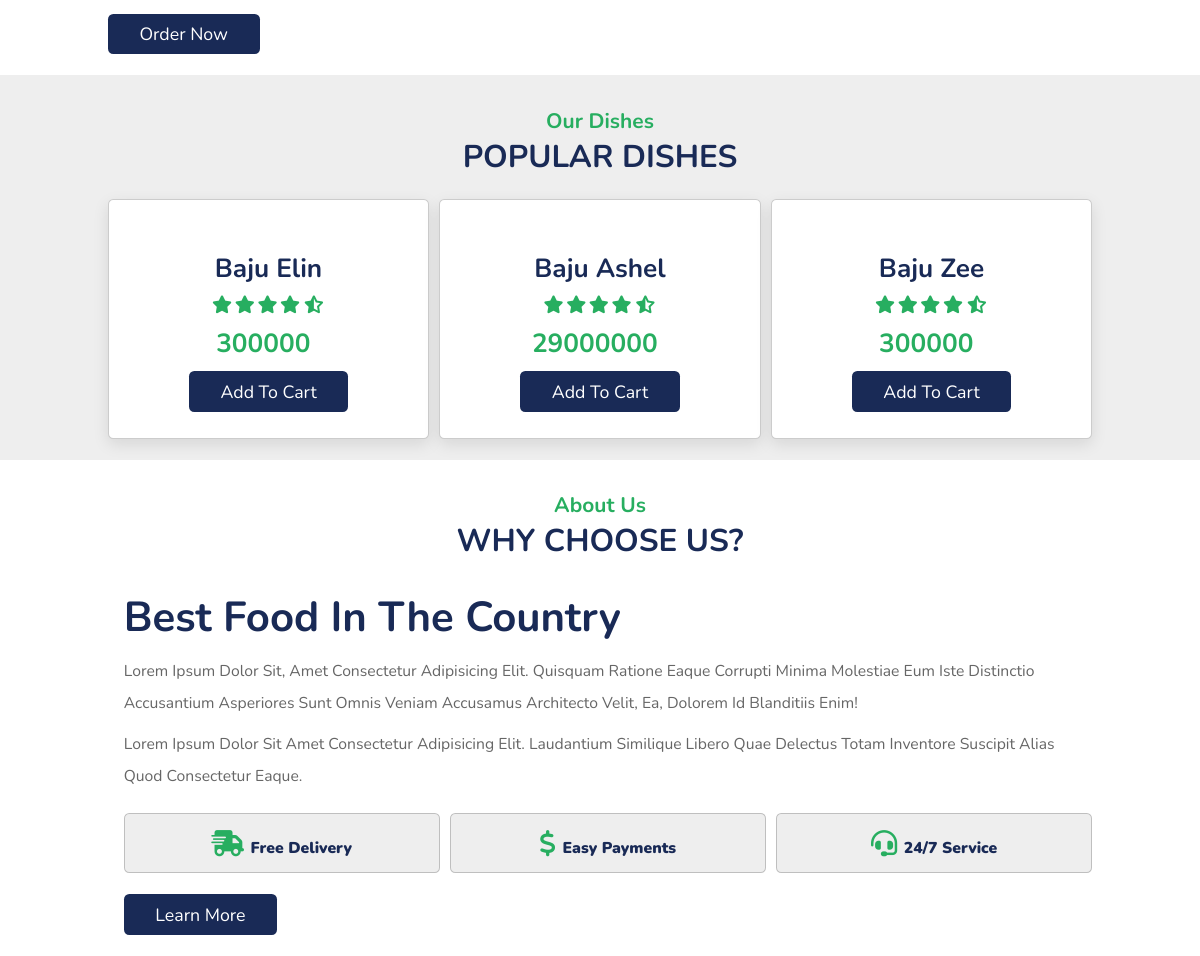
Before: / (lower part) with the older database file.
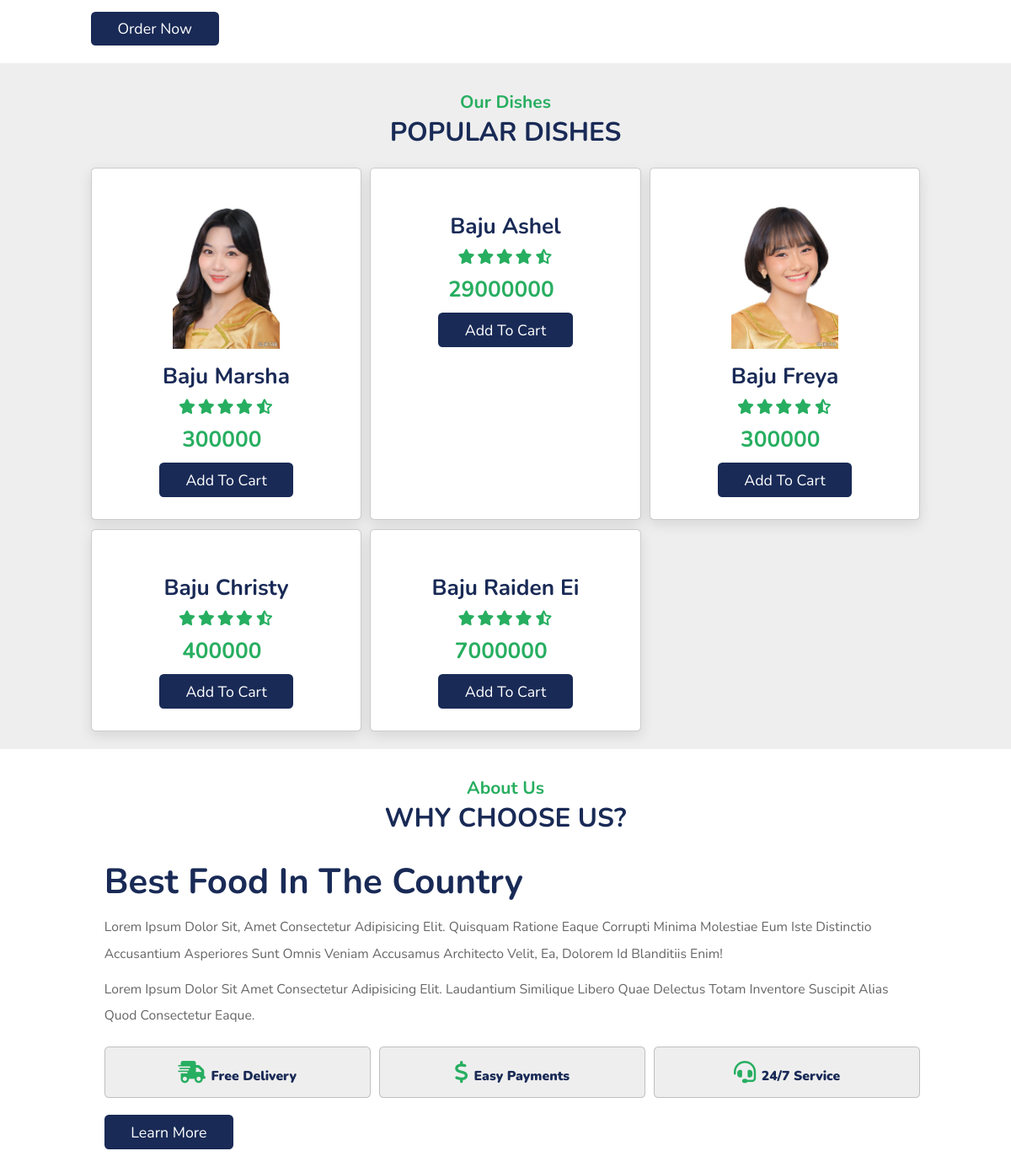
After: the same page with the newer database file.
### tables this page shows
CREATE TABLE `produk` (
  `id_product` int NOT NULL,
  `nama_product` varchar(100) NOT NULL,
  `harga` int NOT NULL,
  `stok` int NOT NULL,
  `description` varchar(255) NOT NULL,
  `gambar` varchar(255) NOT NULL
);

### function.php (called while the page is built, shortened)
<?php
$conn = mysqli_connect("localhost", "root", "", "ecommercea");
function Query($query)
{
    global $conn;
    $result = mysqli_query($conn, $query);
    $rows = [];
    while ($row = mysqli_fetch_assoc($result)) {
        $rows[] = $row;
    }
    return $rows;
}
?>

### index.php (the view, shortened to what this page needs)
<?php
require "function.php";
$produkHead = Query("SELECT * FROM produk limit 3");
$produk = Query("SELECT * FROM produk")
  ?>
<!DOCTYPE html>
<html lang="en">
<head>
  <link rel="stylesheet" href="https://cdnjs.cloudflare.com/ajax/libs/font-awesome/6.4.0/css/all.min.css" />
  <link rel="stylesheet" href="https://cdn.jsdelivr.net/npm/swiper@10/swiper-bundle.min.css" />
  <link rel="stylesheet" href="style/style.css">
</head>
<body>
  <section class="home" id="home">
    <div class="swiper home-slider">
      <div class="swiper-wrapper wrapper">
        <div class="swiper-slide slide">
          <div class="content">
            <a href="#" class="btn">order now</a>
          </div>
        </div>
      </div>
    </div>
  </section>
  <section class="dishes" id="dishes">
    <h3 class="sub-heading">our dishes</h3>
    <h1 class="heading">popular dishes</h1>
    <div class="box-container">
      <?php foreach ($produk as $row): ?>
        <div class="box">
          <img id="" src="Admin/imgp/<?= $row["gambar"] ?>" alt="">
          <h3>
            <?= $row["nama_product"] ?>
          </h3>
          <div class="stars">
            <i class="fas fa-star"></i>
            <i class="fas fa-star"></i>
            <i class="fas fa-star"></i>
            <i class="fas fa-star"></i>
            <i class="fas fa-star-half-alt"></i>
          </div>
          <span>
            <?= $row["harga"] ?>
          </span>
          <a href="#" class="btn">add to cart</a>
        </div>
      <?php endforeach ?>
    </div>
  </section>
  <section class="about" id="about">
    <h3 class="sub-heading">about us</h3>
    <h1 class="heading">why choose us?</h1>
    <div class="row">
      <div class="content">
        <h3>best food in the country</h3>
        <p>Lorem ipsum dolor sit, amet consectetur adipisicing elit. Quisquam ratione eaque corrupti minima molestiae
          eum iste distinctio accusantium asperiores sunt omnis veniam accusamus architecto velit, ea, dolorem id
          blanditiis enim!</p>
        <p>Lorem ipsum dolor sit amet consectetur adipisicing elit. Laudantium similique libero quae delectus totam
          inventore suscipit alias quod consectetur eaque.</p>
        <div class="icons-container">
          <div class="icons">
            <i class="fas fa-shipping-fast">
              <span>free delivery</span>
            </i>
          </div>
          <div class="icons">
            <i class="fas fa-dollar-sign">
              <span>easy payments</span>
            </i>
          </div>
          <div class="icons">
            <i class="fas fa-headset">
              <span>24/7 service</span>
            </i>
          </div>
        </div>
        <a href="#" class="btn">learn more</a>
      </div>
    </div>
  </section>
</body>
</html>

### style/style.css (style rules this page uses)
:root { --green: #27ae60; --black: #192a56; --light-color: #666; --box-shadow: 0 .5rem 1.5rem rgba(0,0,0,.1); }
* { font-family: 'Nunito', sans-serif; margin: 0; padding: 0; box-sizing: border-box; text-decoration: none; outline: none; border: none; text-transform: capitalize; transition: all .2s linear; }
html { font-size: 65.5%; overflow-x: hidden; scroll-padding-top: 5.5rem; scroll-behavior: smooth; }
section { padding: 2rem 9%; }
section:nth-child(even) { background:#eee ; }
.sub-heading { text-align: center; color: var(--green); font-size: 2rem; padding-top: 1rem; }
.heading { text-align: center; color: var(--black); font-size: 3rem; padding-bottom: 2rem; text-transform: uppercase; }
.btn { margin-top: 1rem; display: inline-block; font-size: 1.7rem; color: #ffffff; background: var(--black); border-radius: .5rem; cursor: pointer; padding: .8rem 3rem; }
.home .home-slider .slide { display: flex; align-items: center; flex-wrap: wrap; gap: 2rem; padding-top: 9rem; }
.home .home-slider .slide .content { flex: 1 1 45rem; }
.dishes .box-container { display: grid; grid-template-columns: repeat(auto-fit, minmax(28.5rem, 1fr)); gap: 1rem; }
.dishes .box-container .box { padding: 2.5rem; background: #ffffff; border-radius: .5rem; border: .1rem solid rgba(0,0,0,.2); box-shadow: var(--box-shadow); position: relative; overflow: hidden; text-align: center; }
.dishes .box-container .box img { height: 17rem; margin: 1rem 0; }
.dishes .box-container .box h3 { color: var(--black); font-size: 2.5rem; }
.dishes .box-container .box .stars { padding: 1rem 0; }
.dishes .box-container .box .stars i { font-size: 1.7rem; color: var(--green); }
.dishes .box-container .box span { color: var(--green); font-weight: bolder; margin-right: 1rem; font-size: 2.5rem; }
.about .row { display: flex; flex-wrap: wrap; gap: 1.5rem; align-items: center; }
.about .row .content { flex: 1 1 45rem; }
.about .row .content h3 { color: var(--black); font-size: 4rem; padding: .5rem 0; }
.about .row .content p { color: var(--light-color); font-size: 1.5rem; padding: .5rem 0; line-height: 2; }
.about .row .content .icons-container { display: flex; gap: 1rem; flex-wrap: wrap; padding: 1rem 0; margin-top: .5rem; }
.about .row .content .icons-container .icons { background: #eee; border-radius:.5rem; border: .1rem solid rgba(0,0,0,.2); display: flex; align-items: center; justify-content: center; gap: 1rem; flex: 1 1 17rem; padding: 1.5rem 1rem; }
.about .row .content .icons-container .icons i { font-size: 2.5rem; color: var(--green); }
.about .row .content .icons-container .icons span { font-size: 1.5rem; color: var(--black); }

Changed rows visible on the page:
changed produk: gambar: picture added; nama_product "Baju Elin" → "Baju Marsha"
changed produk: gambar: picture added; nama_product "Baju Zee" → "Baju Freya"
added produk: nama_product "Baju Christy", harga "400000"
added produk: nama_product "Baju Raiden Ei", harga "7000000"
